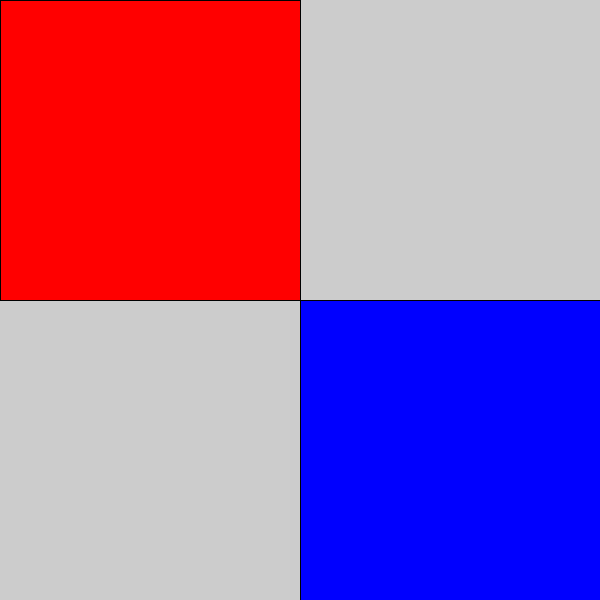
Frame 1 (no input)
Frame 60 (the mouse pressed at the canvas centre just before this capture): identical to frame 1, image omitted
Frame 120 (the mouse held since frame 60 and released just before this capture): identical to frame 1, image omitted

The Processing sketch that drew this single still picture (run headless with seeded random() and noise(); from frame 60 on, the mouse is pressed at the canvas centre):

// Processing sketch: Question_1
// ── Question_1.pde
void setup() {
  size(600,600);
}

void draw() {

  fill(255,0,0);
  rect(0,0,width/2,height/2);
  
  fill(0,0,255);
  rect(width/2,height/2,width/2,height/2);

}
